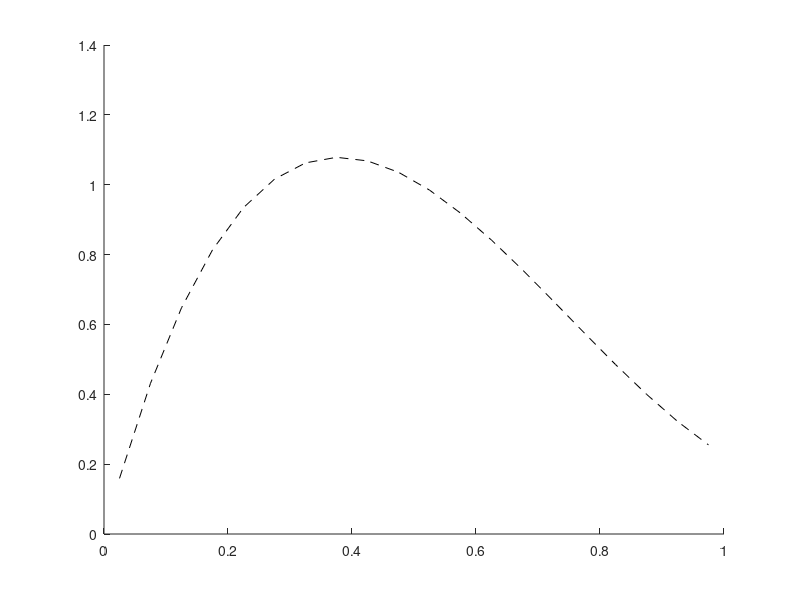

MATLAB code to generate this figure: (Note: this script raises an error after producing the figure.)
%%% Brad Martin, Inv. Meth. HW6, prob. 2 (revisiting HW3, prob 1b)

load('G.txt'); load('m0.txt'); load('d.txt')  % loading data, m0
load('TikSolution.mat')  % loading 1st order Tikhonov solution

rows = size(G,1); cols = size(G,2);  % sizing up G

%%% PART B - Kalman filter (Bayes solution); uncorrelated error
yVec = (0.0250:0.05:0.9750)';
CPartB = diag(ones(cols,1)*2000^2);

m0 = m0+0.3*sin(1*pi*yVec);
GAug = [G; CPartB^-0.5]; dAug = [d; CPartB^-0.5*m0];
mPartB = GAug\dAug;

%%% PART D - plotting the solutions together
%

figure(3); plot(yVec,m0,'--k',yVec,mPartA,'sq-k',...
    yVec,mPartB,'-*k')
legend('m0','m (Part A)','m (Part B)');
xlabel('y value'); ylabel('model value m(y)')
axis([0 1 0.1 1])
%}
%%% END PROBLEM 1

(G*mPartB-d)'*(G*mPartB-d)
(G*m0-d)'*(G*m0-d)